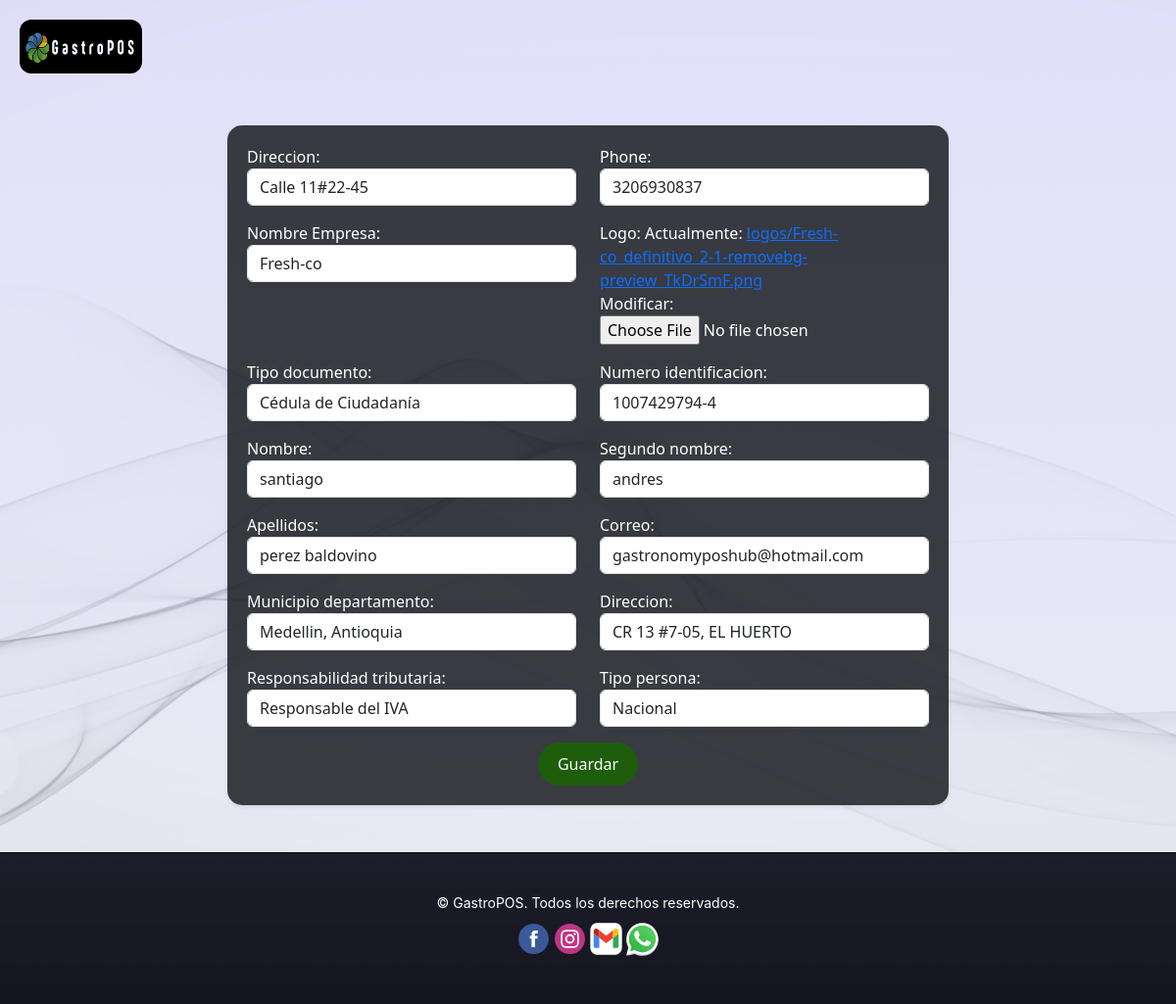
/usuarios/profile/ (signed in), run on the app's committed database.
### usuarios/models.py (models this page shows, shortened)
class Profile(models.Model):
    RESPONSABILIDAD_TRIBUTARIA_CHOICES = [
        ('Responsable del IVA', 'Responsable del IVA'),
        ('No - Impuesto Nacional al Consumo - INC', 'No - Impuesto Nacional al Consumo - INC'),
        ('No resp de INC', 'No resp de INC'),
        ('Resp de IVA e INC', 'Resp de IVA e INC'),
        ('Régimen especial', 'Régimen especial'),
    ]
    TIPO_PERSONA_CHOICES = [
        ('Nacional', 'Nacional'),
        ('Extranjero', 'Extranjero'),
    ]
    TIPO_DOCUMENTO_CHOICES = [
        ('CC', 'Cédula de Ciudadanía'),
        ('NIT', 'NIT'),
        ('Pasaporte', 'Pasaporte'),
        ('TI', 'Tarjeta de Identidad'),
        ('CE', 'Cédula de Extranjería'),
        ('RUC', 'RUC'),
        ('Otro', 'Otro'),
    ]
    user = models.OneToOneField(User, on_delete=models.CASCADE)
    address = models.CharField(max_length=255, blank=True, null=True)
    phone = models.CharField(max_length=20, blank=True, null=True)
    company = models.CharField(max_length=255, blank=True, null=True)
    logo = models.ImageField(upload_to='logos/', blank=True, null=True)
    tipo_documento = models.CharField(
        max_length=20,
        choices=TIPO_DOCUMENTO_CHOICES,
        blank=True,
        null=True
    )
    numero_identificacion = models.CharField(max_length=20, blank=True, null=True)
    nombre = models.CharField(max_length=100, blank=True, null=True)
    segundo_nombre = models.CharField(max_length=100, blank=True, null=True)
    apellidos = models.CharField(max_length=100, blank=True, null=True)
    correo = models.EmailField(blank=True, null=True)
    municipio_departamento = models.CharField(max_length=100, blank=True, null=True)
    direccion = models.CharField(max_length=255, blank=True, null=True)
    responsabilidad_tributaria = models.CharField(
        max_length=50,
        choices=RESPONSABILIDAD_TRIBUTARIA_CHOICES,
        blank=True,
        null=True
    )
    tipo_persona = models.CharField(
        max_length=20,
        choices=TIPO_PERSONA_CHOICES,
        blank=True,
        null=True
    )

### usuarios/views.py (the view)
# urls.py: path('profile/', profile_view, name='profile'),
@login_required(login_url='/login/')
def profile_view(request):
    try:
        profile = request.user.profile
    except Profile.DoesNotExist:
        profile = None
    if request.method == 'POST':
        form = ProfileForm(request.POST, request.FILES, instance=profile)
        if form.is_valid():
            form.save()
            return redirect('profile')
    else:
        form = ProfileForm(instance=profile)
    return render(request, 'usuarios/profile.html', {'form': form})

### usuarios/templates/usuarios/profile.html (shortened to what this page needs)
{% extends 'base.html' %}
{% load static %}
{% block extra_css %}
<link rel="stylesheet" href="{% static 'css/crear_plato.css' %}">
{% endblock %}
{% block content %}
<div class="container mt-5">
    <div class="row">
        <div class="col-md-8 offset-md-2">
            <div class="card card-custom shadow-sm">
                <div class="card-body card-body-custom">
                    <form method="post" enctype="multipart/form-data">
                        <div class="row">
                            <div class="col-md-6 mb-3">
                                Direccion:
                                {{ form.address }}
                            </div>
                            <div class="col-md-6 mb-3">
                                {{ form.phone.label_tag }}
                                {{ form.phone }}
                            </div>
                            <div class="col-md-6 mb-3">
                                Nombre Empresa:
                                {{ form.company }}
                            </div>
                            <div class="col-md-6 mb-3">
                                {{ form.logo.label_tag }}
                                {{ form.logo }}
                            </div>
                            <div class="col-md-6 mb-3">
                                {{ form.tipo_documento.label_tag }}
                                {{ form.tipo_documento }}
                            </div>
                            <div class="col-md-6 mb-3">
                                {{ form.numero_identificacion.label_tag }}
                                {{ form.numero_identificacion }}
                            </div>
                            <div class="col-md-6 mb-3">
                                {{ form.nombre.label_tag }}
                                {{ form.nombre }}
                            </div>
                            <div class="col-md-6 mb-3">
                                {{ form.segundo_nombre.label_tag }}
                                {{ form.segundo_nombre }}
                            </div>
                            <div class="col-md-6 mb-3">
                                {{ form.apellidos.label_tag }}
                                {{ form.apellidos }}
                            </div>
                            <div class="col-md-6 mb-3">
                                {{ form.correo.label_tag }}
                                {{ form.correo }}
                            </div>
                            <div class="col-md-6 mb-3">
                                {{ form.municipio_departamento.label_tag }}
                                {{ form.municipio_departamento }}
                            </div>
                            <div class="col-md-6 mb-3">
                                {{ form.direccion.label_tag }}
                                {{ form.direccion }}
                            </div>
                            <div class="col-md-6 mb-3">
                                {{ form.responsabilidad_tributaria.label_tag }}
                                {{ form.responsabilidad_tributaria }}
                            </div>
                            <div class="col-md-6 mb-3">
                                {{ form.tipo_persona.label_tag }}
                                {{ form.tipo_persona }}
                            </div>
                        </div>
                        <div class="text-center">
                            <button type="submit" class="btn btn-custom-stacts align-self-end">Guardar</button>
                        </div>
                    </form>
                </div>
            </div>
        </div>
    </div>
</div>
<br>
<br>
{% endblock %}

### static/css/base.css (style rules this page uses)
html, body { height: 100%; margin: 0; }
body { padding-top: 56px; }
.card-custom { border: none; border-radius: 15px; box-shadow: 0 4px 8px rgba(0, 0, 0, 0.1); background-color: #bde4f0b2; color: #060220; transition: transform 0.3s, box-shadow 0.3s; }
.card-custom { border-radius: 10px; border: 1px solid #ddd; box-shadow: 0 4px 8px rgba(0, 0, 0, 0.1); transition: box-shadow 0.3s ease; }
.card-body-custom { padding: 1.5rem; }
.card-body { height: calc(100% - 56px); overflow-y: auto; }

### static/css/crear_plato.css (style rules this page uses)
.card-custom { border: none; border-radius: 15px; box-shadow: 0 4px 8px rgba(8, 4, 246, 0.1); background-color: #202228de; color: #ffffff; transition: transform 0.3s, box-shadow 0.3s; }
.card-body-custom { padding: 20px; }
.btn-custom-stacts { color: #ffffff; background-color: #1e5d0c; border: none; border-radius: 50px; padding: 10px 20px; font-size: 16px; transition: background-color 0.3s; }

### data on the page
Profile: address "Calle 11#22-45", phone "3206930837", company "Fresh-co", tipo_documento "Cédula de Ciudadanía", numero_identificacion "1007429794-4", nombre "santiago", segundo_nombre "andres", apellidos "perez baldovino", correo "gastronomyposhub@hotmail.com", municipio_departamento "Medellin, Antioquia", direccion "CR 13 #7-05, EL HUERTO", responsabilidad_tributaria "Responsable del IVA", tipo_persona "Nacional"
